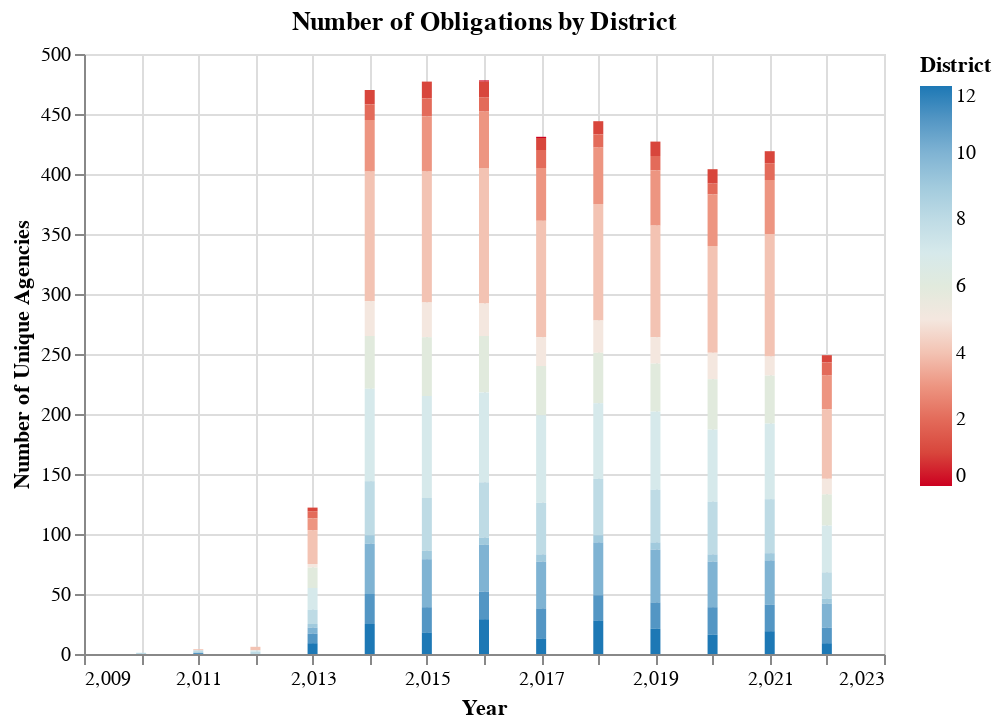

Notebook cell for this chart:
### Code cell
chart = (alt.Chart(dist_years1)
         .mark_bar()
         .encode(
             x=alt.X("prepared_y", title="Year"),
             y=alt.Y("n_agency_unique", title="Number of Unique Agencies"),
             #column = "payment:N",
             color = alt.Color("dist", 
                              scale=alt.Scale(
                                  range=altair_utils.FIVETHIRTYEIGHT_DIVERGING_COLORS),  
                               legend=alt.Legend(title="District")
                              )
                              )
        .properties( 
                       title="Number of Obligations by District")

)


chart

### Figure 1 — Vega-Lite specification as saved in the notebook (floating-point values rounded to 4 significant figures; data arrays with more than 128 entries replaced by an {"elided": "..."} marker saying what was removed)
{"usermeta": {"embedOptions": {"theme": "fivethirtyeight"}}, "config": {"view": {"continuousWidth": 400, "continuousHeight": 300}}, "data": {"name": "data-fdfa3a02ab7def962105d899d0d1ed32"}, "mark": "bar", "encoding": {"color": {"field": "dist", "legend": {"title": "District"}, "scale": {"range": ["#cc0020", "#e77866", "#f6e7e1", "#d6e8ed", "#91bfd9", "#1d78b5"]}, "type": "quantitative"}, "x": {"field": "prepared_y", "title": "Year", "type": "quantitative"}, "y": {"field": "n_agency_unique", "title": "Number of Unique Agencies", "type": "quantitative"}}, "title": "Number of Obligations by District", "$schema": "https://vega.github.io/schema/vega-lite/v4.17.0.json", "datasets": {"data-fdfa3a02ab7def962105d899d0d1ed32": {"elided": "129 records"}}}
